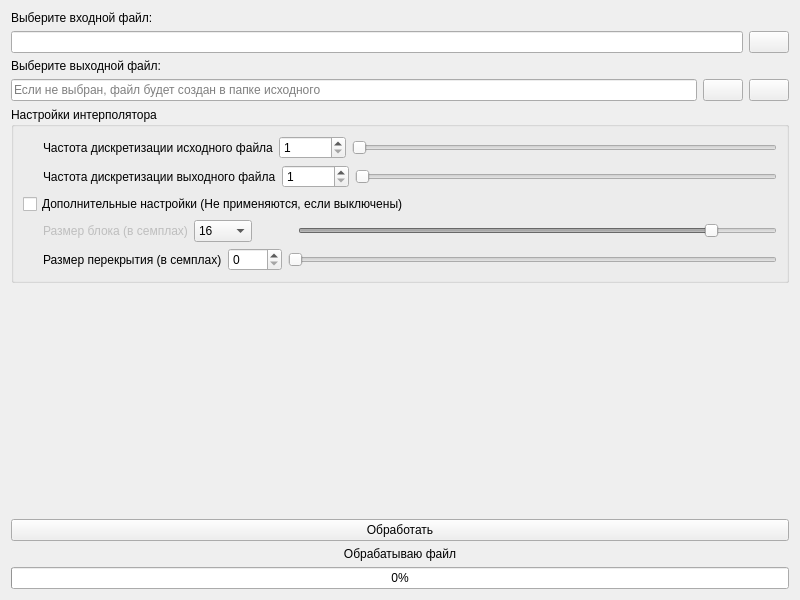
<?xml version="1.0" encoding="UTF-8"?>
<ui version="4.0">
 <class>Widget</class>
 <widget class="QWidget" name="Widget">
  <property name="geometry">
   <rect>
    <x>0</x>
    <y>0</y>
    <width>800</width>
    <height>600</height>
   </rect>
  </property>
  <property name="sizePolicy">
   <sizepolicy hsizetype="Preferred" vsizetype="Preferred">
    <horstretch>0</horstretch>
    <verstretch>0</verstretch>
   </sizepolicy>
  </property>
  <property name="windowTitle">
   <string>Фурье-интерполятор</string>
  </property>
  <property name="windowIcon">
   <iconset resource="q.qrc">
    <normaloff>:/icon/icon.ico</normaloff>:/icon/icon.ico</iconset>
  </property>
  <layout class="QVBoxLayout" name="verticalLayout_2">
   <item>
    <widget class="QLabel" name="inFileLBL">
     <property name="text">
      <string>Выберите входной файл:</string>
     </property>
    </widget>
   </item>
   <item>
    <layout class="QHBoxLayout" name="horizontalLayout_4">
     <item>
      <widget class="QLineEdit" name="inFileLED">
       <property name="readOnly">
        <bool>true</bool>
       </property>
      </widget>
     </item>
     <item>
      <widget class="QPushButton" name="inFilePBN">
       <property name="text">
        <string/>
       </property>
       <property name="icon">
        <iconset resource="q.qrc">
         <normaloff>:/folder/folder.png</normaloff>:/folder/folder.png</iconset>
       </property>
      </widget>
     </item>
    </layout>
   </item>
   <item>
    <widget class="QLabel" name="outFileLBL">
     <property name="text">
      <string>Выберите выходной файл:</string>
     </property>
    </widget>
   </item>
   <item>
    <layout class="QHBoxLayout" name="horizontalLayout_7">
     <item>
      <widget class="QLineEdit" name="outFileLED">
       <property name="text">
        <string/>
       </property>
       <property name="readOnly">
        <bool>true</bool>
       </property>
       <property name="placeholderText">
        <string>Если не выбран, файл будет создан в папке исходного</string>
       </property>
      </widget>
     </item>
     <item>
      <widget class="QPushButton" name="outFilePBN">
       <property name="text">
        <string/>
       </property>
       <property name="icon">
        <iconset resource="q.qrc">
         <normaloff>:/folder/folder.png</normaloff>:/folder/folder.png</iconset>
       </property>
      </widget>
     </item>
     <item>
      <widget class="QPushButton" name="outFileCancel">
       <property name="text">
        <string/>
       </property>
       <property name="icon">
        <iconset resource="q.qrc">
         <normaloff>:/cross/cross.png</normaloff>:/cross/cross.png</iconset>
       </property>
      </widget>
     </item>
    </layout>
   </item>
   <item>
    <widget class="QGroupBox" name="optionsGRB">
     <property name="sizePolicy">
      <sizepolicy hsizetype="Preferred" vsizetype="Preferred">
       <horstretch>0</horstretch>
       <verstretch>0</verstretch>
      </sizepolicy>
     </property>
     <property name="title">
      <string>Настройки интерполятора</string>
     </property>
     <layout class="QVBoxLayout" name="verticalLayout">
      <item>
       <layout class="QHBoxLayout" name="horizontalLayout_3">
        <item>
         <spacer name="horizontalSpacer">
          <property name="orientation">
           <enum>Qt::Horizontal</enum>
          </property>
          <property name="sizeType">
           <enum>QSizePolicy::Fixed</enum>
          </property>
          <property name="sizeHint" stdset="0">
           <size>
            <width>20</width>
            <height>20</height>
           </size>
          </property>
         </spacer>
        </item>
        <item>
         <widget class="QLabel" name="samplingInLBL">
          <property name="text">
           <string>Частота дискретизации исходного файла</string>
          </property>
         </widget>
        </item>
        <item>
         <widget class="QSpinBox" name="samplingInSPB">
          <property name="minimum">
           <number>1</number>
          </property>
          <property name="maximum">
           <number>512000</number>
          </property>
         </widget>
        </item>
        <item>
         <widget class="QSlider" name="samplingInHSL">
          <property name="minimum">
           <number>1</number>
          </property>
          <property name="maximum">
           <number>512000</number>
          </property>
          <property name="orientation">
           <enum>Qt::Horizontal</enum>
          </property>
         </widget>
        </item>
       </layout>
      </item>
      <item>
       <layout class="QHBoxLayout" name="horizontalLayout_5">
        <item>
         <spacer name="horizontalSpacer_2">
          <property name="orientation">
           <enum>Qt::Horizontal</enum>
          </property>
          <property name="sizeType">
           <enum>QSizePolicy::Fixed</enum>
          </property>
          <property name="sizeHint" stdset="0">
           <size>
            <width>20</width>
            <height>20</height>
           </size>
          </property>
         </spacer>
        </item>
        <item>
         <widget class="QLabel" name="samplingOutLBL">
          <property name="text">
           <string>Частота дискретизации выходного файла</string>
          </property>
         </widget>
        </item>
        <item>
         <widget class="QSpinBox" name="samplingOutSPB">
          <property name="minimum">
           <number>1</number>
          </property>
          <property name="maximum">
           <number>512000</number>
          </property>
          <property name="singleStep">
           <number>1</number>
          </property>
         </widget>
        </item>
        <item>
         <widget class="QSlider" name="samplingOutHSL">
          <property name="minimum">
           <number>1</number>
          </property>
          <property name="maximum">
           <number>512000</number>
          </property>
          <property name="orientation">
           <enum>Qt::Horizontal</enum>
          </property>
         </widget>
        </item>
       </layout>
      </item>
      <item>
       <widget class="QCheckBox" name="extraSettingsCHB">
        <property name="text">
         <string>Дополнительные настройки (Не применяются, если выключены)</string>
        </property>
       </widget>
      </item>
      <item>
       <layout class="QHBoxLayout" name="horizontalLayout_2">
        <item>
         <spacer name="horizontalSpacer_4">
          <property name="orientation">
           <enum>Qt::Horizontal</enum>
          </property>
          <property name="sizeType">
           <enum>QSizePolicy::Fixed</enum>
          </property>
          <property name="sizeHint" stdset="0">
           <size>
            <width>20</width>
            <height>20</height>
           </size>
          </property>
         </spacer>
        </item>
        <item>
         <widget class="QLabel" name="blockSizeLBL">
          <property name="enabled">
           <bool>false</bool>
          </property>
          <property name="text">
           <string>Размер блока (в семплах)</string>
          </property>
         </widget>
        </item>
        <item>
         <widget class="QComboBox" name="blockSizeCMB">
          <item>
           <property name="text">
            <string>16</string>
           </property>
          </item>
          <item>
           <property name="text">
            <string>32</string>
           </property>
          </item>
          <item>
           <property name="text">
            <string>64</string>
           </property>
          </item>
          <item>
           <property name="text">
            <string>128</string>
           </property>
          </item>
          <item>
           <property name="text">
            <string>256</string>
           </property>
          </item>
          <item>
           <property name="text">
            <string>512</string>
           </property>
          </item>
          <item>
           <property name="text">
            <string>1024</string>
           </property>
          </item>
          <item>
           <property name="text">
            <string>2048</string>
           </property>
          </item>
          <item>
           <property name="text">
            <string>4096</string>
           </property>
          </item>
         </widget>
        </item>
        <item>
         <spacer name="horizontalSpacer_5">
          <property name="orientation">
           <enum>Qt::Horizontal</enum>
          </property>
          <property name="sizeType">
           <enum>QSizePolicy::Fixed</enum>
          </property>
          <property name="sizeHint" stdset="0">
           <size>
            <width>40</width>
            <height>20</height>
           </size>
          </property>
         </spacer>
        </item>
        <item>
         <widget class="QSlider" name="blockSizeHSL">
          <property name="enabled">
           <bool>false</bool>
          </property>
          <property name="minimum">
           <number>4</number>
          </property>
          <property name="maximum">
           <number>12</number>
          </property>
          <property name="value">
           <number>11</number>
          </property>
          <property name="orientation">
           <enum>Qt::Horizontal</enum>
          </property>
         </widget>
        </item>
       </layout>
      </item>
      <item>
       <layout class="QHBoxLayout" name="horizontalLayout">
        <item>
         <spacer name="horizontalSpacer_3">
          <property name="orientation">
           <enum>Qt::Horizontal</enum>
          </property>
          <property name="sizeType">
           <enum>QSizePolicy::Fixed</enum>
          </property>
          <property name="sizeHint" stdset="0">
           <size>
            <width>20</width>
            <height>20</height>
           </size>
          </property>
         </spacer>
        </item>
        <item>
         <widget class="QLabel" name="overlapLBL">
          <property name="text">
           <string>Размер перекрытия (в семплах)</string>
          </property>
         </widget>
        </item>
        <item>
         <widget class="QSpinBox" name="overlapSPB">
          <property name="minimum">
           <number>0</number>
          </property>
          <property name="maximum">
           <number>1023</number>
          </property>
         </widget>
        </item>
        <item>
         <widget class="QSlider" name="overlapHSL">
          <property name="minimum">
           <number>0</number>
          </property>
          <property name="maximum">
           <number>1023</number>
          </property>
          <property name="orientation">
           <enum>Qt::Horizontal</enum>
          </property>
         </widget>
        </item>
       </layout>
      </item>
     </layout>
    </widget>
   </item>
   <item>
    <spacer name="verticalSpacer">
     <property name="orientation">
      <enum>Qt::Vertical</enum>
     </property>
     <property name="sizeHint" stdset="0">
      <size>
       <width>20</width>
       <height>40</height>
      </size>
     </property>
    </spacer>
   </item>
   <item>
    <widget class="QPushButton" name="mainPBN">
     <property name="text">
      <string>Обработать</string>
     </property>
    </widget>
   </item>
   <item>
    <widget class="QLabel" name="infoLBL">
     <property name="text">
      <string>Обрабатываю файл</string>
     </property>
     <property name="alignment">
      <set>Qt::AlignCenter</set>
     </property>
    </widget>
   </item>
   <item>
    <widget class="QProgressBar" name="infoPRB">
     <property name="value">
      <number>0</number>
     </property>
    </widget>
   </item>
  </layout>
 </widget>
 <resources>
  <include location="q.qrc"/>
 </resources>
 <connections>
  <connection>
   <sender>samplingInHSL</sender>
   <signal>valueChanged(int)</signal>
   <receiver>samplingInSPB</receiver>
   <slot>setValue(int)</slot>
   <hints>
    <hint type="sourcelabel">
     <x>568</x>
     <y>145</y>
    </hint>
    <hint type="destinationlabel">
     <x>318</x>
     <y>145</y>
    </hint>
   </hints>
  </connection>
  <connection>
   <sender>samplingOutHSL</sender>
   <signal>valueChanged(int)</signal>
   <receiver>samplingOutSPB</receiver>
   <slot>setValue(int)</slot>
   <hints>
    <hint type="sourcelabel">
     <x>570</x>
     <y>175</y>
    </hint>
    <hint type="destinationlabel">
     <x>321</x>
     <y>175</y>
    </hint>
   </hints>
  </connection>
  <connection>
   <sender>samplingInSPB</sender>
   <signal>valueChanged(int)</signal>
   <receiver>samplingInHSL</receiver>
   <slot>setValue(int)</slot>
   <hints>
    <hint type="sourcelabel">
     <x>318</x>
     <y>145</y>
    </hint>
    <hint type="destinationlabel">
     <x>568</x>
     <y>145</y>
    </hint>
   </hints>
  </connection>
  <connection>
   <sender>samplingOutSPB</sender>
   <signal>valueChanged(int)</signal>
   <receiver>samplingOutHSL</receiver>
   <slot>setValue(int)</slot>
   <hints>
    <hint type="sourcelabel">
     <x>321</x>
     <y>175</y>
    </hint>
    <hint type="destinationlabel">
     <x>570</x>
     <y>175</y>
    </hint>
   </hints>
  </connection>
  <connection>
   <sender>overlapSPB</sender>
   <signal>valueChanged(int)</signal>
   <receiver>overlapHSL</receiver>
   <slot>setValue(int)</slot>
   <hints>
    <hint type="sourcelabel">
     <x>330</x>
     <y>338</y>
    </hint>
    <hint type="destinationlabel">
     <x>569</x>
     <y>337</y>
    </hint>
   </hints>
  </connection>
  <connection>
   <sender>overlapHSL</sender>
   <signal>valueChanged(int)</signal>
   <receiver>overlapSPB</receiver>
   <slot>setValue(int)</slot>
   <hints>
    <hint type="sourcelabel">
     <x>569</x>
     <y>337</y>
    </hint>
    <hint type="destinationlabel">
     <x>330</x>
     <y>338</y>
    </hint>
   </hints>
  </connection>
 </connections>
</ui>
